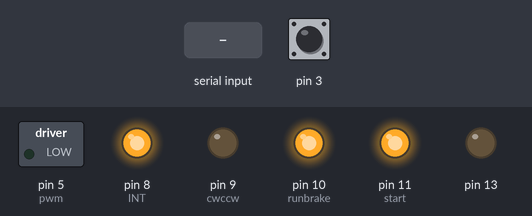
Simulated run of this sketch. Board: Arduino Uno, built with avr-gcc and run on an emulated ATmega328P. On the bench: switched loads named in the sketch (green lamp = pin HIGH), output pins drawn as LEDs (lit = HIGH). The test bench sets the inputs (shaded band); at power-on: pin 3 HIGH. Pins used as bus, display or sensor lines are not drawn; what the sketch prints to the serial monitor is not drawn.

Above: at 1.2 s.
1.3 s: byte 30 received over Serial
At 2.5 s:
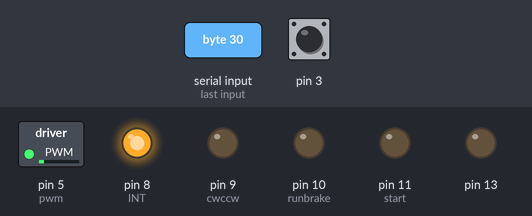
2.8 s: byte 90 received over Serial
At 3.6 s:
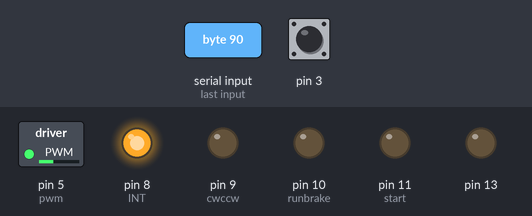
Timing chart, 0 to 5.8 s (numbered marks = the images above; inputs shaded):
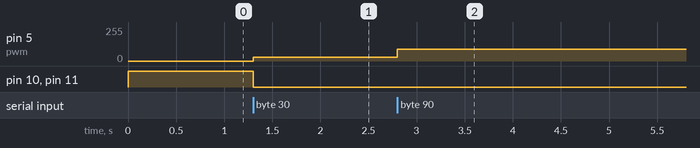

Measured:
- after the input at 1.3 s, pin 5 (pwm): 0/255 → 30/255 at once; pin 10 (runbrake), pin 11 (start): HIGH → LOW at once
- after the input at 2.8 s, pin 5 (pwm): 30/255 → 90/255 at once

The sketch:

new_Cart_OA.ino
```cpp
//Pin番号定義
#define start 11
#define runbrake 10
#define cwccw 9
#define pwm 5
#define INT 8
#define AlarmReset 7
#define Speed 1


//受信データ
int8_t receive_data;        //受信データ(生データ):Simulinkからの情報

//送信データ
//uint8_t send_data;          //送信データ(生データ):8bit目がflag，1～7bit目に距離

// ↓ int_data[1]にする理由　2byte送信する方法
// https://hawksnowlog.blogspot.com/2016/11/sending-multibytes-with-serialwrite.html#int-2byte-%E3%81%AE%E6%83%85%E5%A0%B1%E3%82%92%E9%80%81%E4%BF%A1%E3%81%99%E3%82%8B%E6%96%B9%E6%B3%95
int send_data = 0;

//uint8_t distance_cm = 0;    //送信データ(距離)(0～127)[cm]
//uint8_t flag = 0;           //送信データ(フラグ)

//パラメータ
float r = 0.0250;           //車輪半径[m]
float rot = 0.0000;         //車輪の回転数[rot]
//double distance_m = 0;      //移動距離[m]
volatile int cart_direction = 1;     //現在の移動方向(左:1 右:-1 エラー:0)
//int prev_direction = 1;     //1サイクル前の移動方向(左:1 右:-1 エラー:0)
volatile int pulse = 0;     //エンコーダで数えたパルス数

//初期化
void setup() {
  pinMode(start, OUTPUT);     //H:START L:STOP
  pinMode(runbrake, OUTPUT);  //H:RUN L:BREAK(Instant stop)
  pinMode(cwccw, OUTPUT);     //H:CW(Right) L:CCW(Left)
  pinMode(INT, OUTPUT);       //Don't use. Always LOW.
  pinMode(AlarmReset, OUTPUT);//Don't use. Always LOW.
  pinMode(pwm, OUTPUT);       //This pin is Analog pin. Output 0～5V.
  pinMode(13, OUTPUT);        //Test用

  digitalWrite(INT, HIGH);
  digitalWrite(AlarmReset, HIGH);

  //最初はモータをストップさせておく
  digitalWrite(start, HIGH);
  digitalWrite(runbrake, HIGH);

  Serial.begin(115200);

  //割り込み処理定義
  attachInterrupt(Speed, RecognizeRotation, FALLING);
}

//パルスの立下り数を検出
void RecognizeRotation(void){
  if (cart_direction == 1) { pulse++; }
  else if (cart_direction == -1) { pulse--; }
}

//データ送信プログラム
void Send_Data(void){
  // send_data = ( flag << 7) + distance_cm;
  //Simulinkに[cm]単位で距離を送信
  //Serial.println(send_data);
  int data[] = {send_data};
  Serial.write((byte*) data, 2);
//Serial.write(30);
  //Serial.println(1);
}

//移動距離の計算
void Calculate_distance(void){
  rot = pulse / 450.0;  //900 = 30(モータの1回転あたりのパルス数) * 15(減速比)
  float distance_m = rot * (2.0 * 3.1416 * r);
  send_data = distance_m * 100;

  /*
  if(distance_cm >= 0 && distance_cm <=100){
    flag = 0;
  }else if(distance_cm > 100){
    pulse = 0;
    flag = 1;
    distance_cm -= 100;
  }
  */
}

//モータ正回転
void Forward_motor(int vel){
  //運転
  digitalWrite(start,LOW);     //New circuit
  digitalWrite(runbrake,LOW);  //New circuit
  //正転
  digitalWrite(cwccw,HIGH);     //New circuit
  //速度
  analogWrite(pwm, abs(vel));
}

//モータ逆回転
void Reverse_motor(int vel){
  //運転
  digitalWrite(start,LOW);     //New circuit
  digitalWrite(runbrake,LOW);  //New circuit
  //逆転
  digitalWrite(cwccw,LOW);      //New circuit
  //速度
  analogWrite(pwm, abs(vel));
}

//モータ停止
void Stop_motor(void){
  //停止
  digitalWrite(start,HIGH);      //New circuit
  digitalWrite(runbrake,HIGH);   //New circuit
  //速度
  analogWrite(pwm, 0);
}

//モータ瞬時停止
void InstantStop_motor(void){
  //瞬時停止
  digitalWrite(runbrake,HIGH); //New circuit
  digitalWrite(start,HIGH); //New circuit
  //速度
  analogWrite(pwm, 0);
}

/*
 * 停止は減速の立下りが加速の立上りとほぼ同じ挙動をする
 * そのため、速度-時間曲線は等脚台形になる(ハズ)
 * それに対し瞬時停止はほぼ90度の角度で立下る
 * 挙動についてはモータの取扱説明書または引継資料を参照のこと
 */

//速度制御
void Control_Motor(void){
  //正転
  if( receive_data<0 && receive_data>=-128 ){
    Forward_motor(receive_data);
    cart_direction = 1;         //左移動
    /*
    if(prev_direction == -1){   //方向が変わるとリセット
      pulse = 0;
    }
    */
    Calculate_distance();
  }
  //逆転
  else if( receive_data>0 && receive_data<=127){
    Reverse_motor(receive_data);
    cart_direction = -1;        //右移動
    /*
    if(prev_direction == 1){   //方向が変わるとリセット
      pulse = 0;
    }
    */
    Calculate_distance();
  }
  //-128<=receive_data<=127以外の値を受信すると、Stop
  else{
    cart_direction = 0; //停止
    Stop_motor();
    Calculate_distance();
    //★ひとつ前で停止した時までの距離を格納
  }
}


//メインプログラム
void loop() {


  if(Serial.available() > 0)
  {

    /*
    if (cart_direction == 1) { send_data++; }
    else if (cart_direction == -1) { send_data--; }


    if (send_data >= 300 || send_data <= -300) { send_data = 0; }
    */
    //prev_direction = cart_direction;
    receive_data = Serial.read();

    Control_Motor();
    Send_Data();

  }
//  Reverse_motor(20);
}
```
